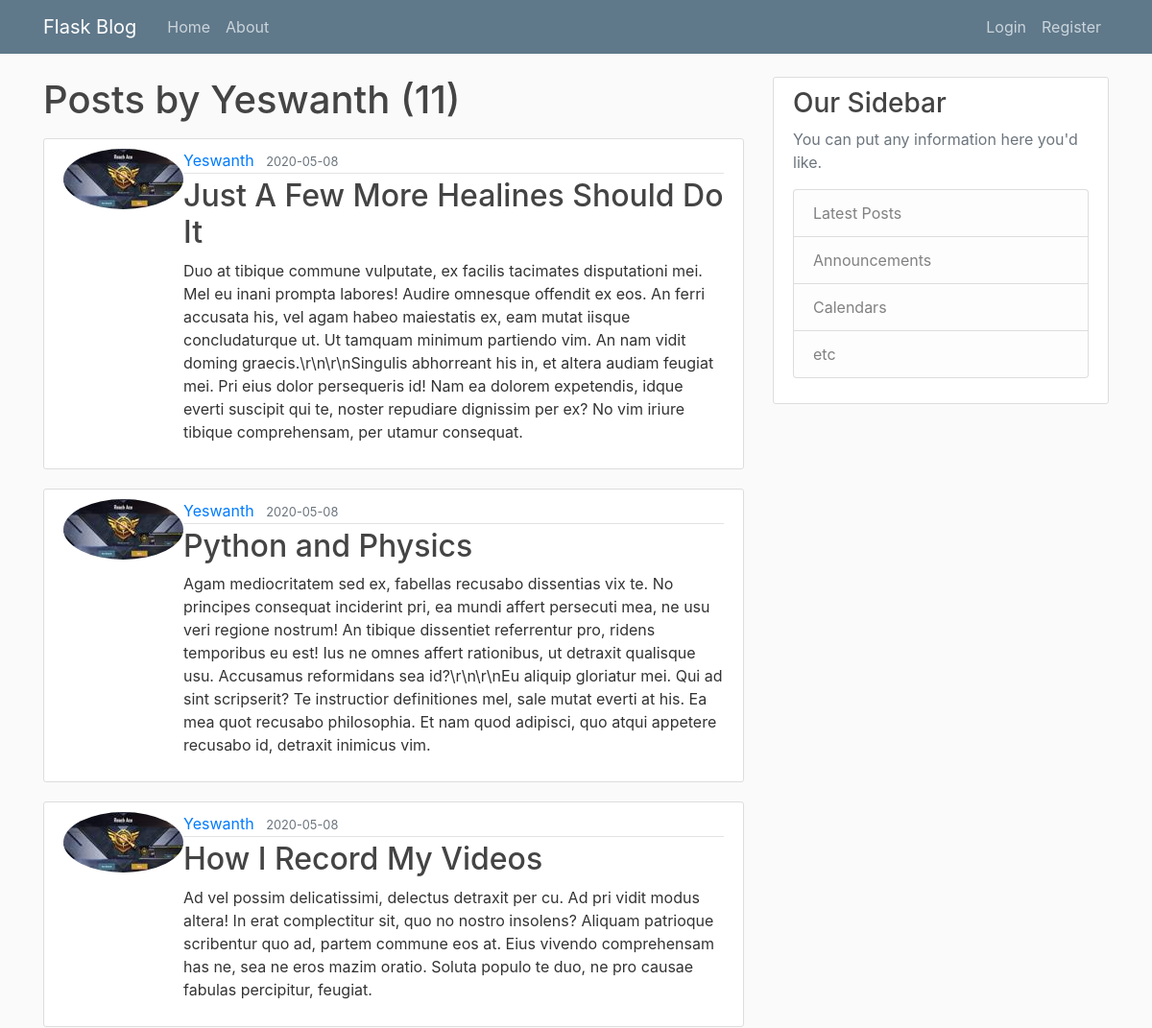
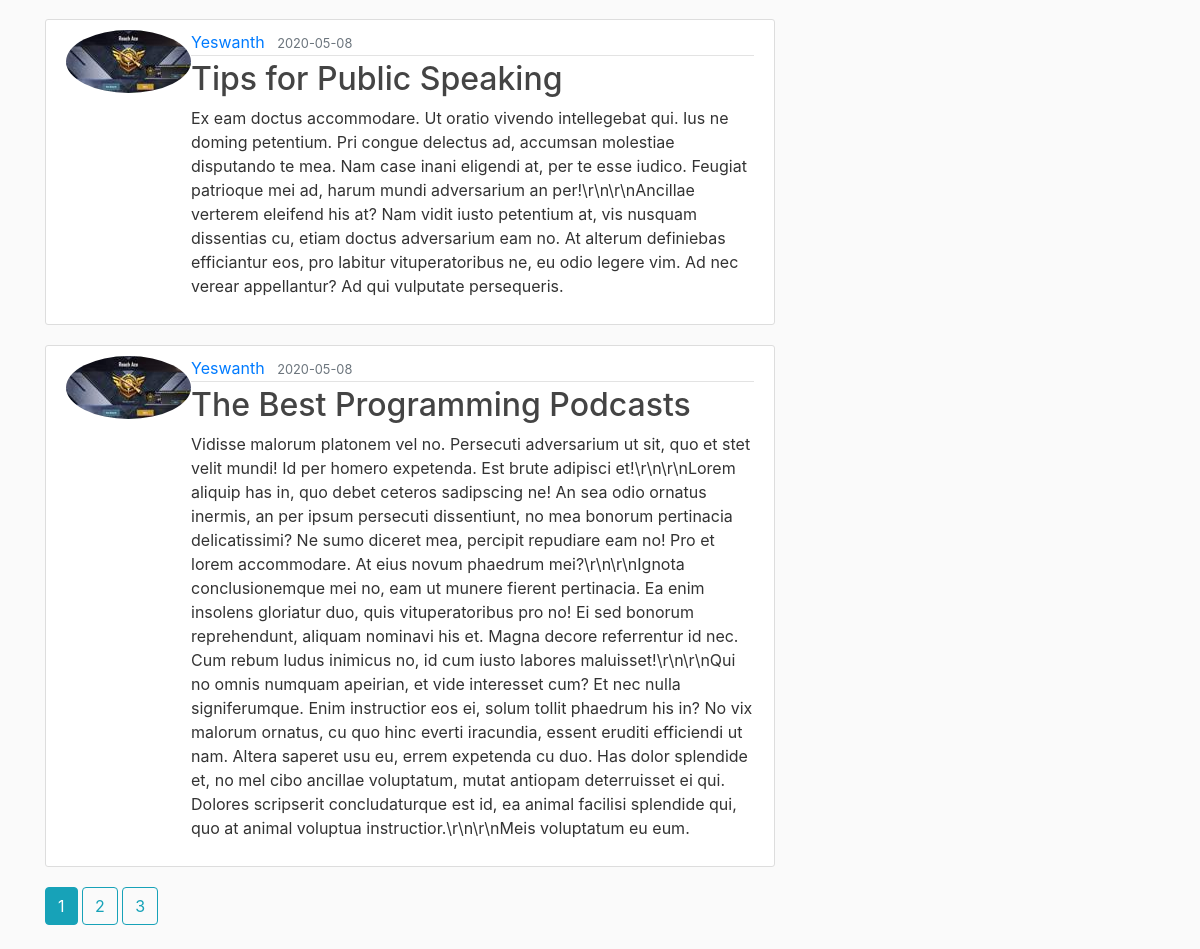
Page /user/Yeswanth on the committed database (2 pictures, top to bottom).
### flaskblog/models.py (models this page shows, shortened)
class User(db.Model, UserMixin):
    id = db.Column(db.Integer, primary_key=True)
    username = db.Column(db.String(20), unique=True, nullable=False)
    email = db.Column(db.String(120), unique=True, nullable=False)
    image_file = db.Column(db.String(20), nullable=False, default='default.jpg')
    password = db.Column(db.String(60), nullable=False)
    posts = db.relationship('Post', backref='author', lazy=True)

class Post(db.Model):
    id = db.Column(db.Integer, primary_key=True)
    title = db.Column(db.String(100), nullable=False )
    date_posted = db.Column(db.DateTime, nullable=False, default=datetime.utcnow)
    content = db.Column(db.Text, nullable=False)
    user_id = db.Column(db.Integer, db.ForeignKey('user.id'), nullable=False)

### flaskblog/routes.py (the view)
@app.route("/user/<string:username>")
def user_posts(username):
    page = request.args.get('page', 1, type=int)
    user = User.query.filter_by(username=username).first_or_404()
    posts = Post.query.filter_by(author=user)\
        .order_by(Post.date_posted.desc())\
        .paginate(page=page, per_page=5)
    return render_template('user_post.html', posts=posts, user=user)

### flaskblog/templates/user_post.html
{% extends 'layout.jinja2' %}
{% block content %}
	<h1 class="mb-3">Posts by {{ user.username }} ({{ posts.total }})</h1>
	{% for post in posts.items %}
		<article class="media content-section">
			<img class="rounded-circle article-image" src="{{ url_for('static', filename='profile_pics/' + post.author.image_file) }}">
			<div class="media-body">
				<div class="article-metadata">
					<a class="mr-2" href="{{ url_for('user_posts', username=post.author.username) }}">{{ post.author.username }}</a>
					<small class="text-muted">{{ post.date_posted.strftime('%Y-%m-%d') }}</small>
				</div>
				<h2><a class="article-title" href="{{ url_for('post', post_id=post.id) }}">{{ post.title }}</a></h2>
				<p class="article-content">{{ post.content }}</p>
			</div>
		</article>
	{% endfor %}
	{% for page_num in posts.iter_pages(left_edge=1, right_edge=1, left_current=1, right_current=2) %}
		{% if page_num  %}
			{% if posts.page == page_num %}
				<a  class="btn btn-info mb-4" href="{{ url_for('user_posts', username=user.username, page=page_num) }}">{{ page_num }}</a>
			{% else %}
				<a  class="btn btn-outline-info mb-4" href="{{ url_for('user_posts', username=user.username, page=page_num) }}">{{ page_num }}</a>
			{% endif %}
		{% else %}
			...
		{% endif %}
	{% endfor %}
{% endblock %}

### flaskblog/static/main.css (style rules this page uses)
body { background: #fafafa; color: #333333; margin-top: 5rem; }
h1, h2, h3, h4, h5, h6 { color: #444444; }
.content-section { background: #ffffff; padding: 10px 20px; border: 1px solid #dddddd; border-radius: 3px; margin-bottom: 20px; }
.article-title { color: #444444; }
.article-content { white-space: pre-line; }
.article-metadata { padding-bottom: 1px; margin-bottom: 4px; border-bottom: 1px solid #e3e3e3 }

### rows in the picture
User: username "Yeswanth"
Post: image_file (picture), author.username "Yeswanth", date_posted "2020-05-08", title "Just A Few More Healines Should Do It", content "Duo at tibique commune vulputate, ex facilis tacimates disputationi mei. Mel eu inani prompta labores! Audire omnesque offendit ex eos. An ferri accusata his, vel agam habeo maiestatis ex, eam mutat iisque concludaturque ut. Ut tamquam minimum partiendo vim. An nam vidit doming graecis.\\r\\n\\r\\nSingulis abhorreant his in, et altera audiam feugiat mei. Pri eius dolor persequeris id! Nam ea dolorem expetendis, idque everti suscipit qui te, noster repudiare dignissim per ex? No vim iriure tibique comprehensam, per utamur consequat."
Post: image_file (picture), author.username "Yeswanth", date_posted "2020-05-08", title "Python and Physics", content "Agam mediocritatem sed ex, fabellas recusabo dissentias vix te. No principes consequat inciderint pri, ea mundi affert persecuti mea, ne usu veri regione nostrum! An tibique dissentiet referrentur pro, ridens temporibus eu est! Ius ne omnes affert rationibus, ut detraxit qualisque usu. Accusamus reformidans sea id?\\r\\n\\r\\nEu aliquip gloriatur mei. Qui ad sint scripserit? Te instructior definitiones mel, sale mutat everti at his. Ea mea quot recusabo philosophia. Et nam quod adipisci, quo atqui appetere recusabo id, detraxit inimicus vim."
Post: image_file (picture), author.username "Yeswanth", date_posted "2020-05-08", title "How I Record My Videos", content "Ad vel possim delicatissimi, delectus detraxit per cu. Ad pri vidit modus altera! In erat complectitur sit, quo no nostro insolens? Aliquam patrioque scribentur quo ad, partem commune eos at. Eius vivendo comprehensam has ne, sea ne eros mazim oratio. Soluta populo te duo, ne pro causae fabulas percipitur, feugiat."
Post: image_file (picture), author.username "Yeswanth", date_posted "2020-05-08", title "Tips for Public Speaking", content "Ex eam doctus accommodare. Ut oratio vivendo intellegebat qui. Ius ne doming petentium. Pri congue delectus ad, accumsan molestiae disputando te mea. Nam case inani eligendi at, per te esse iudico. Feugiat patrioque mei ad, harum mundi adversarium an per!\\r\\n\\r\\nAncillae verterem eleifend his at? Nam vidit iusto petentium at, vis nusquam dissentias cu, etiam doctus adversarium eam no. At alterum definiebas efficiantur eos, pro labitur vituperatoribus ne, eu odio legere vim. Ad nec verear appellantur? Ad qui vulputate persequeris."
Post: image_file (picture), author.username "Yeswanth", date_posted "2020-05-08", title "The Best Programming Podcasts", content "Vidisse malorum platonem vel no. Persecuti adversarium ut sit, quo et stet velit mundi! Id per homero expetenda. Est brute adipisci et!\\r\\n\\r\\nLorem aliquip has in, quo debet ceteros sadipscing ne! An sea odio ornatus inermis, an per ipsum persecuti dissentiunt, no mea bonorum pertinacia delicatissimi? Ne sumo diceret mea, percipit repudiare eam no! Pro et lorem accommodare. At eius novum phaedrum mei?\\r\\n\\r\\nIgnota conclusionemque mei no, eam ut munere fierent pertinacia. Ea enim insolens gloriatur duo, quis vituperatoribus pro no! Ei sed bonorum reprehendunt, aliquam nominavi his et. Magna decore referrentur id nec. Cum rebum ludus inimicus no, id cum iusto labores maluisset!\\r\\n\\r\\nQui…"

### other values in the picture
{{ posts.total }} "11"
{{ page_num }} "1"
{{ page_num }} "2" "3"
